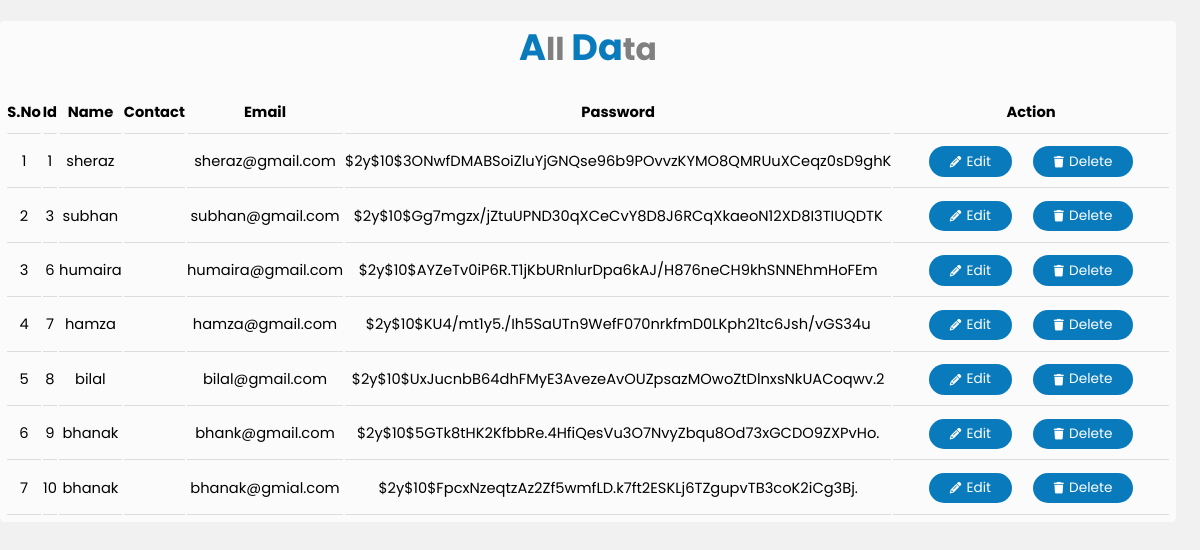
Before: /showData.php with the older database file.
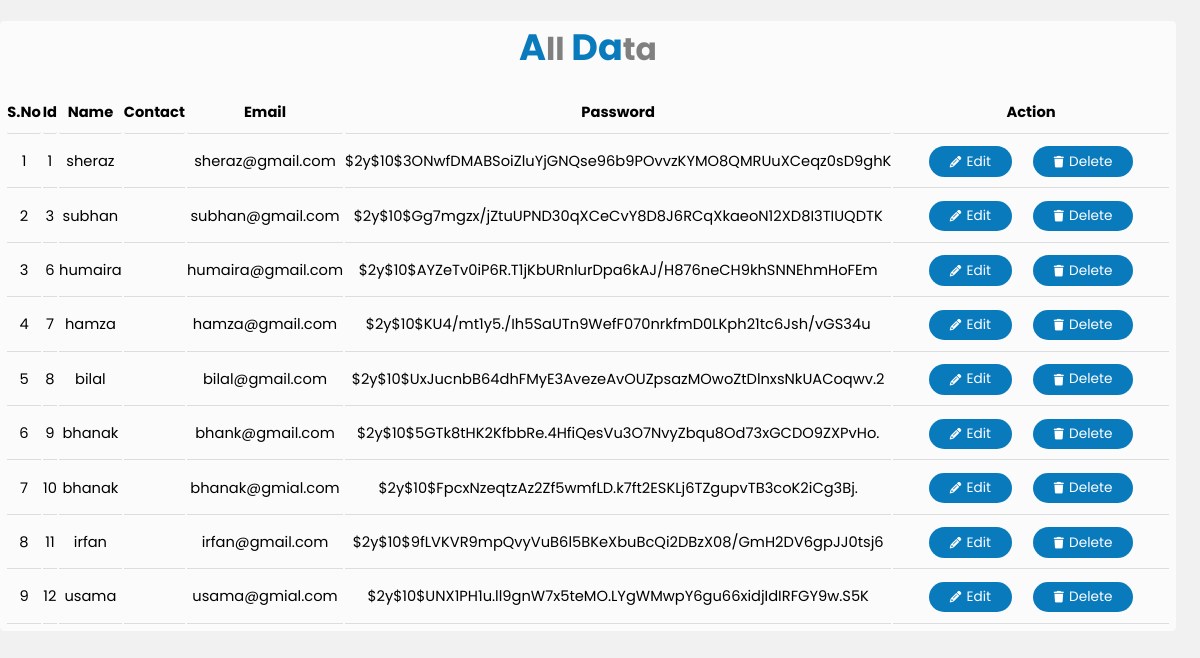
After: the same page with the newer database file.
### tables this page shows
CREATE TABLE `user` (
  `id` int(11) NOT NULL,
  `name` varchar(255) NOT NULL,
  `email` varchar(255) NOT NULL,
  `cnic` varchar(255) NOT NULL,
  `password` varchar(255) NOT NULL,
  `time` datetime NOT NULL DEFAULT current_timestamp()
);

### showData.php (the view, shortened to what this page needs)
<?php
require 'conn.php';
$selectQuery = "SELECT * FROM `user`";
$result = mysqli_query($conn,$selectQuery);
$row = mysqli_num_rows($result);
?>
<!doctype html>
<html lang="en">
  <head>
    <link rel="stylesheet" href="table.css">
    <link rel="stylesheet" href="https://cdnjs.cloudflare.com/ajax/libs/font-awesome/6.4.0/css/all.min.css  ">
  </head>
  <body>
    <div class="container">
        <header>
            <h2><span>A</span>ll <span>Da</span>ta</h2>
        </header>
    <table class="table" >
        <thead >
          <tr >
            <th scope="col">s.no</th>
            <th scope="col">Id</th>
            <th scope="col">Name</th>
            <th scope="col">Contact</th>
            <th scope="col">email</th>
            <th scope="col">password</th>
            <th class="adtionth" scope="col">action</th>
          </tr>
        </thead>
        <tbody>
          <?php
          if($row > 0){
            while($data = mysqli_fetch_assoc($result)){
              $i+=1;
              echo '<tr>
              <td>'.$i.'</td>
              <td>'.$data['id'].'</td>
              <td>'.$data['name'].'</td>
              <td>'.$data['contact'].'</td>
              <td>'.$data['email'].'</td>
              <td>'.$data['password'].'</td>
              <td class="ac_btn">
         <a style=" text-decoration: none !important; color:white;" class="Submit_btn" href="edit.php?id='.$data['id'].'" target="_blank"><i class="fa-solid fa-pencil"></i>edit</a>
              <a style=" text-decoration: none !important; color:white;" class="Submit_btn" name="deleteBtn" href="remove.php?id='.$data['id'].'"><i class="fa-solid fa-trash"></i>delete</a>
               </td>
            </tr>';
            }
          }
          ?>
        </tbody>
      </table>
    </div>
  </body>
</html>

Changed rows visible on the page:
added user: id "11", name "irfan", email "irfan@gmail.com", password "$2y$10$9fLVKVR9mpQvyVuB6l5BKeXbuBcQi2DBzX08/GmH2DV6gpJJ0tsj6"
added user: id "12", name "usama", email "usama@gmial.com", password "$2y$10$UNX1PH1u.ll9gnW7x5teMO.LYgWMwpY6gu66xidjIdIRFGY9w.S5K"
